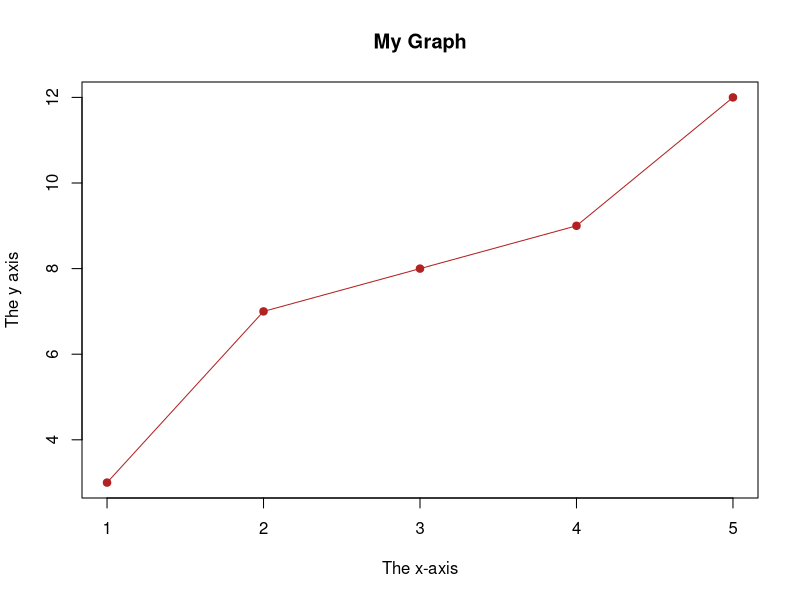
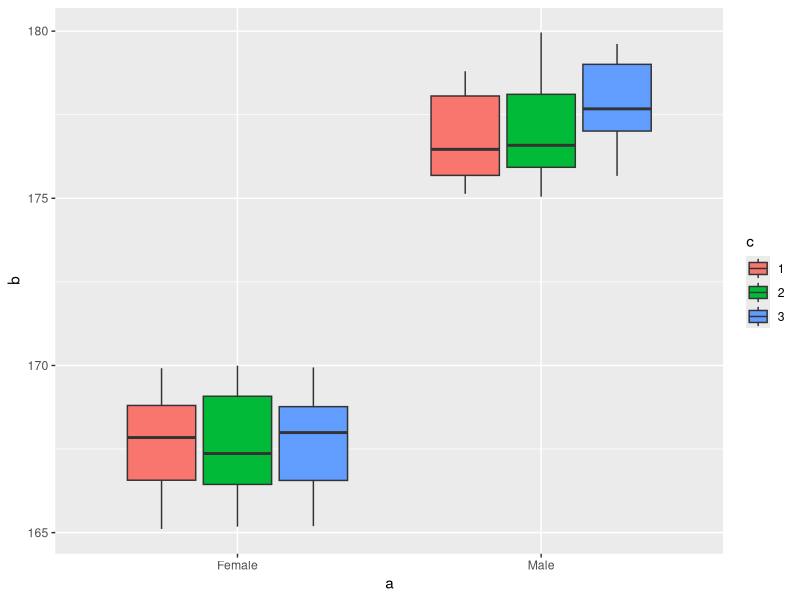

The R source for these figures, in order:
## ---- chunk 1
knitr::opts_chunk$set(echo = TRUE)
library(tidyverse)
## ---- chunk 2
"Hello Cal!" # this is an explicit print.. and, btw, this is a comment!
## ---- chunk 3
5 # this is a number.. 
## ---- chunk 4
is.numeric(5) # this is a number.. 
## ---- chunk 5
class(TRUE)
## ---- chunk 6
typeof(5) # but what kind of number??
class(5)
## ---- chunk 7
# Can I force to have another representation?
typeof( as.integer(5) )
print( as.integer(5) ) # we need to explicitly invoke the "print" function
typeof( as.character(5) )
print( as.character(5) )
## ---- chunk 8
for (i in 1:5) {print(i)}
## ---- chunk 9
# x = "1"
# for (i in 1:10) {print(i + x)}
## ---- chunk 10
ar_ops <- data.frame(Operators = c("+", "-", "*", "/", "^ or **", "%%", "%/%"),
                     Names = c("Addition", "Substraction", "Multiplication",
                               "Division", "Exponential", "Remainder", 
                               "Integer Division"),
                     Example = c("x + y", "x - y", "x * y", "x / y",
                                 "x ^ y", "x %% y", "x %/% y")
                     )
knitr::kable(ar_ops)
## ---- chunk 11
2 + 2
sum(1,2,3)
## ---- chunk 12
4 - 2
sum(4, -3)
sum( as.numeric( c("4", "5", "-7") ) ) # example of nested functions that make Tom mad!
## ---- chunk 13
3 * 3
## ---- chunk 14
20 / 5
## ---- chunk 15
5^2
5**2
## ---- chunk 16
10 %% 5
10 %% 6
10 %% 7
10 %% 8
10 %% 9
## ---- chunk 17
10 %/% 3 
## ---- chunk 18
# 13 * 43 / 7
# ...
## ---- chunk 19
1 %/% 0.2 #https://stat.ethz.ch/R-manual/R-devel/library/base/html/Arithmetic.html
## ---- chunk 20
log_cond <- data.frame(
Operator= c( "==", "!=",">", "<",	">=",	"<="),
 Name=c("Equal","Not equal","Greater than","Less than","Greater than or equal to","Less than or equal to"),
 Example=c("x == y","x != y",	 "x > y",	 "x < y",	 "x >= y",	 "x <= y")
)
knitr::kable(log_cond)
## ---- chunk 21
a <- 33
b <- 200

if (b > a) {
  print("b is greater than a")
}
## ---- chunk 22
# let's do it using the reminder
set.seed(16)
test_nr <- round(runif(n = 1, min = 1, max = 100))
# if (test_nr %% 2 == 0) {
#   print("Even!")
# } else {
#   print("Odd!")
# }
if (test_nr %% 2 == 0) {
  print(paste0(test_nr, " is Even!"))
} else {
  print(paste0(test_nr, " is Odd!"))
}
## ---- chunk 23
for ( i in seq(1,5,1) ) { #try (1,6,2)
  print(i)
}
## ---- chunk 24
for ( i in c(1,3,5,7,12) ) {
  print(i)
}
## ---- chunk 25
i <- 1
while (i <= 5) {
  print(i)
  i <- i + 1
}
## ---- chunk 26
assign("variableName", 2) # https://stat.ethz.ch/R-manual/R-devel/library/base/html/assign.html
variableName
## ---- chunk 27
a <- 17
## ---- chunk 28
i <- 1
while (i <= 5) {
  print(i)
  i <- i + 1 # we saw this before!
}
## ---- chunk 29
a <- 7 # poor name.. what is "a"? e.g. could be the 7th day of the week: Sunday? Or the age of Arianna
sunday <- 7 # still difficult to read in the "environment" 
sunday_index <- 7 # better
arianna_age <- 7 # ok, snake case
AriannaAge <- 7 # ok, BigCamelCase.. but still.. if Arianna is alive she might grow?
fede_age <- (lubridate::year(Sys.time()) - 1989) # guess what is this constant..
## ---- chunk 30
`why this will not be fun!` <- 11 
`why this will not be fun!` # https://stat.ethz.ch/R-manual/R-devel/library/base/html/make.names.html
## ---- chunk 31
my_function <- function() { # create a function with the name my_function
  print("Hello Cal!")
}
## ---- chunk 32
# going "inception"
i <- n <- 1 # permutations with repetitions ! n^k
while (i <= 3 ) { 
    for (j in 1:3 ) {
        for (k in 1:3) {
            print(paste0(i, "-", j, "-", k))
            n <- n + 1
        }
    }
    i <- i + 1
}
print((n - 1))
## ---- chunk 33
expand.grid(rep(list(1:3),3)) # permutations with repetitions ! n^k
#?expand.grid()
## ---- chunk 34
ugmc_conv <- function(ppb, M, Temp) {
  ugmc <- ppb * (12.187) * M / (273.15 + Temp)
  return(ugmc)
}

M_O3 <- 48
ppb_O3 <- 1
ext_T <- 25

round(ugmc_conv(ppb_O3, M_O3, ext_T))
## ---- chunk 35
x <- c(1, 2, 3, 4, 5)
y <- c(3, 7, 8, 9, 12)

plot(x, y,
     main="My Graph", 
     xlab="The x-axis", ylab="The y axis",
     type = "o",
     col= "firebrick",
     cex=1,
     pch=19
     )
## ---- chunk 36
set.seed(1234)
a <- as.character(c(rep("Male",100), rep("Female",100)))
b <- as.numeric(c(runif(n = 100, min = 175 , max = 180),
       runif(n = 100, min = 165, max = 170)
       ))
c <- as.factor(round(runif(n = 200, min = 1, max = 3)))

df <- data.frame(cbind(a,b,c))
glimpse(df)

df$a <- as.factor(df$a)
df$b <- as.numeric(df$b)
df$c <- as.factor(df$c)
glimpse(df)

library(ggplot2)
ggplot(df,aes(a,b))+geom_boxplot(aes(fill=c))
